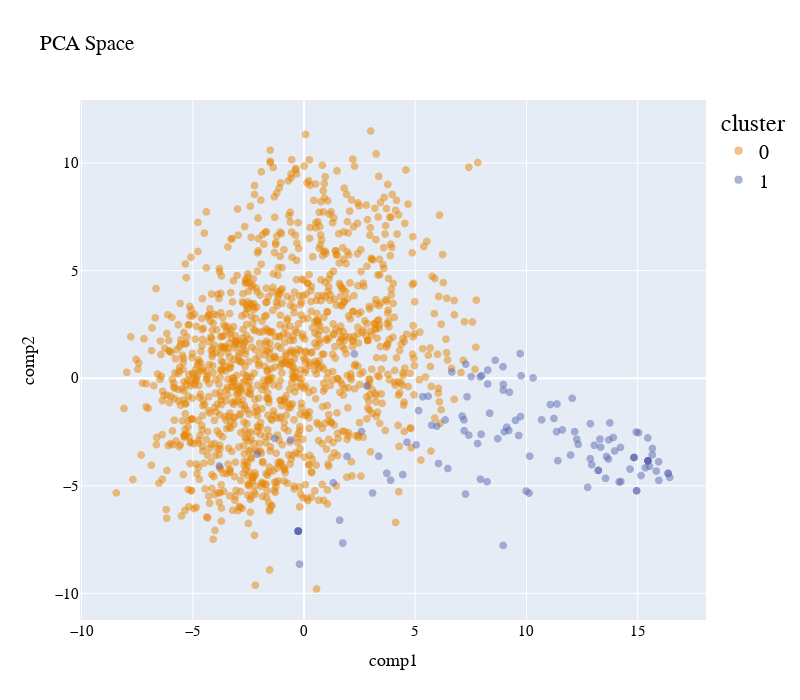

Notebook code cell kept with this figure:
### Code cell
plot_pca_2d(df_pca_2d, title = "PCA Space", opacity=0.5, width_line = 0.1)

### Figure 1 — Plotly figure (JSON) as saved in the notebook; plotly's stock layout.template omitted (floating-point values rounded to 4 significant figures; data arrays with more than 128 entries replaced by an {"elided": "..."} marker saying what was removed)
{"data": [{"hovertemplate": "cluster=0<br>comp1=%{x}<br>comp2=%{y}<extra></extra>", "legendgroup": "0", "marker": {"color": "rgb(229, 134, 6)", "line": {"color": "black", "width": 0.1}, "opacity": 0.5, "size": 8, "symbol": "circle"}, "mode": "markers", "name": "0", "showlegend": true, "type": "scattergl", "x": {"elided": "1284 float values"}, "xaxis": "x", "y": {"elided": "1284 float values"}, "yaxis": "y"}, {"hovertemplate": "cluster=1<br>comp1=%{x}<br>comp2=%{y}<extra></extra>", "legendgroup": "1", "marker": {"color": "rgb(93, 105, 177)", "line": {"color": "black", "width": 0.1}, "opacity": 0.5, "size": 8, "symbol": "circle"}, "mode": "markers", "name": "1", "showlegend": true, "type": "scattergl", "x": {"elided": "212 float values"}, "xaxis": "x", "y": {"elided": "212 float values"}, "yaxis": "y"}], "layout": {"autosize": false, "font": {"color": "black", "family": "Gilroy", "size": 15}, "height": 700, "legend": {"font": {"size": 20}, "title": {"font": {"family": "Times New Roman"}, "text": "cluster"}, "tracegroupgap": 0}, "scene": {"xaxis": {"title": {"font": {"color": "black"}, "text": "comp1"}}, "yaxis": {"title": {"font": {"color": "black"}, "text": "comp2"}}}, "showlegend": true, "title": {"text": "PCA Space"}, "width": 800, "xaxis": {"anchor": "y", "domain": [0, 1], "title": {"text": "comp1"}}, "yaxis": {"anchor": "x", "domain": [0, 1], "title": {"text": "comp2"}}}}
